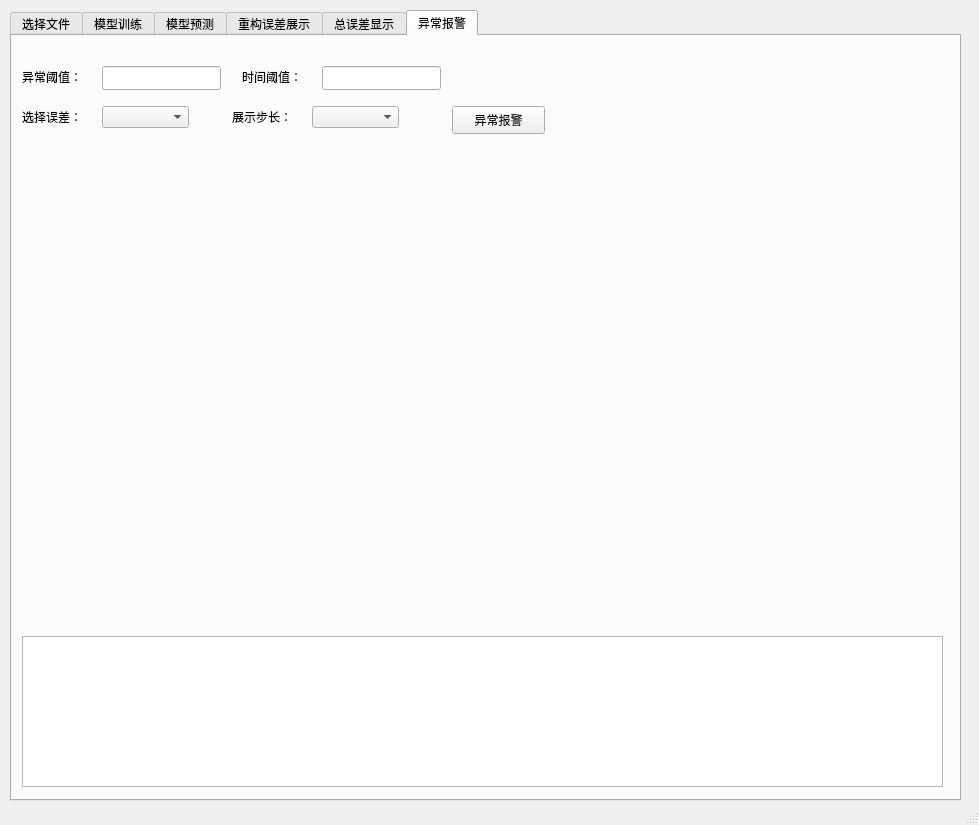
<?xml version="1.0" encoding="UTF-8"?>
<ui version="4.0">
 <class>MainWindow</class>
 <widget class="QMainWindow" name="MainWindow">
  <property name="geometry">
   <rect>
    <x>0</x>
    <y>0</y>
    <width>979</width>
    <height>825</height>
   </rect>
  </property>
  <property name="windowTitle">
   <string>MainWindow</string>
  </property>
  <widget class="QWidget" name="centralwidget">
   <widget class="QTabWidget" name="tabWidget">
    <property name="geometry">
     <rect>
      <x>10</x>
      <y>10</y>
      <width>951</width>
      <height>791</height>
     </rect>
    </property>
    <property name="currentIndex">
     <number>5</number>
    </property>
    <widget class="QWidget" name="tab_1">
     <attribute name="title">
      <string>选择文件</string>
     </attribute>
     <widget class="QPushButton" name="pushButton_csv">
      <property name="geometry">
       <rect>
        <x>10</x>
        <y>20</y>
        <width>93</width>
        <height>28</height>
       </rect>
      </property>
      <property name="text">
       <string>输入文件</string>
      </property>
     </widget>
     <widget class="QLabel" name="label">
      <property name="geometry">
       <rect>
        <x>121</x>
        <y>22</y>
        <width>801</width>
        <height>21</height>
       </rect>
      </property>
      <property name="text">
       <string/>
      </property>
     </widget>
     <widget class="QTableView" name="tableView">
      <property name="geometry">
       <rect>
        <x>10</x>
        <y>60</y>
        <width>931</width>
        <height>661</height>
       </rect>
      </property>
     </widget>
     <widget class="QPushButton" name="pushButton_choose">
      <property name="geometry">
       <rect>
        <x>10</x>
        <y>730</y>
        <width>131</width>
        <height>28</height>
       </rect>
      </property>
      <property name="text">
       <string>选择检测数据</string>
      </property>
     </widget>
     <widget class="QLabel" name="label_22">
      <property name="geometry">
       <rect>
        <x>150</x>
        <y>730</y>
        <width>781</width>
        <height>21</height>
       </rect>
      </property>
      <property name="text">
       <string/>
      </property>
     </widget>
    </widget>
    <widget class="QWidget" name="tab_2">
     <attribute name="title">
      <string>模型训练</string>
     </attribute>
     <widget class="QLabel" name="label_2">
      <property name="geometry">
       <rect>
        <x>10</x>
        <y>10</y>
        <width>72</width>
        <height>21</height>
       </rect>
      </property>
      <property name="text">
       <string>选择模型：</string>
      </property>
     </widget>
     <widget class="QPushButton" name="pushButton_pth">
      <property name="geometry">
       <rect>
        <x>0</x>
        <y>40</y>
        <width>181</width>
        <height>28</height>
       </rect>
      </property>
      <property name="text">
       <string>加载预训练参数</string>
      </property>
     </widget>
     <widget class="QWidget" name="verticalLayoutWidget">
      <property name="geometry">
       <rect>
        <x>80</x>
        <y>70</y>
        <width>111</width>
        <height>101</height>
       </rect>
      </property>
      <layout class="QVBoxLayout" name="verticalLayout">
       <item>
        <widget class="QLineEdit" name="lineEdit_trainstarttime"/>
       </item>
       <item>
        <widget class="QLineEdit" name="lineEdit_validstarttime"/>
       </item>
       <item>
        <widget class="QLineEdit" name="lineEdit_teststarttime"/>
       </item>
      </layout>
     </widget>
     <widget class="QWidget" name="verticalLayoutWidget_2">
      <property name="geometry">
       <rect>
        <x>190</x>
        <y>70</y>
        <width>21</width>
        <height>101</height>
       </rect>
      </property>
      <layout class="QVBoxLayout" name="verticalLayout_2">
       <item>
        <widget class="QLabel" name="label_12">
         <property name="text">
          <string>--</string>
         </property>
        </widget>
       </item>
       <item>
        <widget class="QLabel" name="label_11">
         <property name="text">
          <string>--</string>
         </property>
        </widget>
       </item>
       <item>
        <widget class="QLabel" name="label_10">
         <property name="text">
          <string>--</string>
         </property>
        </widget>
       </item>
      </layout>
     </widget>
     <widget class="QWidget" name="verticalLayoutWidget_3">
      <property name="geometry">
       <rect>
        <x>210</x>
        <y>70</y>
        <width>111</width>
        <height>101</height>
       </rect>
      </property>
      <layout class="QVBoxLayout" name="verticalLayout_3">
       <item>
        <widget class="QLineEdit" name="lineEdit_trainendtime"/>
       </item>
       <item>
        <widget class="QLineEdit" name="lineEdit_validendtime"/>
       </item>
       <item>
        <widget class="QLineEdit" name="lineEdit_testendtime"/>
       </item>
      </layout>
     </widget>
     <widget class="QPushButton" name="pushButton_showdataset">
      <property name="geometry">
       <rect>
        <x>0</x>
        <y>180</y>
        <width>181</width>
        <height>28</height>
       </rect>
      </property>
      <property name="text">
       <string>数据集划分展示</string>
      </property>
     </widget>
     <widget class="QLabel" name="label_6">
      <property name="geometry">
       <rect>
        <x>190</x>
        <y>10</y>
        <width>601</width>
        <height>16</height>
       </rect>
      </property>
      <property name="text">
       <string/>
      </property>
     </widget>
     <widget class="QWidget" name="verticalLayoutWidget_4">
      <property name="geometry">
       <rect>
        <x>340</x>
        <y>69</y>
        <width>111</width>
        <height>101</height>
       </rect>
      </property>
      <layout class="QVBoxLayout" name="verticalLayout_5">
       <item>
        <widget class="QLabel" name="label_7">
         <property name="text">
          <string>训练轮数：</string>
         </property>
        </widget>
       </item>
       <item>
        <widget class="QLabel" name="label_8">
         <property name="text">
          <string>batch_size：</string>
         </property>
        </widget>
       </item>
       <item>
        <widget class="QLabel" name="label_17">
         <property name="text">
          <string>选择损失函数：</string>
         </property>
        </widget>
       </item>
      </layout>
     </widget>
     <widget class="QWidget" name="verticalLayoutWidget_5">
      <property name="geometry">
       <rect>
        <x>460</x>
        <y>70</y>
        <width>121</width>
        <height>101</height>
       </rect>
      </property>
      <layout class="QVBoxLayout" name="verticalLayout_6">
       <item>
        <widget class="QLineEdit" name="lineEdit_epoch"/>
       </item>
       <item>
        <widget class="QLineEdit" name="lineEdit_batchsize"/>
       </item>
       <item>
        <widget class="QComboBox" name="comboBox_lossfc"/>
       </item>
      </layout>
     </widget>
     <widget class="QPushButton" name="pushButton_train">
      <property name="geometry">
       <rect>
        <x>0</x>
        <y>540</y>
        <width>181</width>
        <height>28</height>
       </rect>
      </property>
      <property name="text">
       <string>开始训练</string>
      </property>
     </widget>
     <widget class="QPlainTextEdit" name="plainTextEdit">
      <property name="geometry">
       <rect>
        <x>10</x>
        <y>580</y>
        <width>921</width>
        <height>151</height>
       </rect>
      </property>
      <property name="plainText">
       <string/>
      </property>
     </widget>
     <widget class="QWidget" name="verticalLayoutWidget_8">
      <property name="geometry">
       <rect>
        <x>10</x>
        <y>70</y>
        <width>77</width>
        <height>101</height>
       </rect>
      </property>
      <layout class="QVBoxLayout" name="verticalLayout_4">
       <item>
        <widget class="QLabel" name="label_3">
         <property name="text">
          <string>训练时间：</string>
         </property>
        </widget>
       </item>
       <item>
        <widget class="QLabel" name="label_4">
         <property name="text">
          <string>验证时间：</string>
         </property>
        </widget>
       </item>
       <item>
        <widget class="QLabel" name="label_5">
         <property name="text">
          <string>测试时间：</string>
         </property>
        </widget>
       </item>
      </layout>
     </widget>
     <widget class="QWidget" name="verticalLayoutWidget_9">
      <property name="geometry">
       <rect>
        <x>610</x>
        <y>70</y>
        <width>81</width>
        <height>101</height>
       </rect>
      </property>
      <layout class="QVBoxLayout" name="verticalLayout_9">
       <item>
        <widget class="QLabel" name="label_18">
         <property name="text">
          <string>输入步长：</string>
         </property>
        </widget>
       </item>
       <item>
        <widget class="QLabel" name="label_19">
         <property name="text">
          <string>预测步长：</string>
         </property>
        </widget>
       </item>
       <item>
        <widget class="QLabel" name="label_20">
         <property name="text">
          <string>重合步长：</string>
         </property>
        </widget>
       </item>
      </layout>
     </widget>
     <widget class="QWidget" name="verticalLayoutWidget_10">
      <property name="geometry">
       <rect>
        <x>700</x>
        <y>70</y>
        <width>111</width>
        <height>101</height>
       </rect>
      </property>
      <layout class="QVBoxLayout" name="verticalLayout_10">
       <item>
        <widget class="QLineEdit" name="lineEdit_inputlength"/>
       </item>
       <item>
        <widget class="QLineEdit" name="lineEdit_predlength"/>
       </item>
       <item>
        <widget class="QLineEdit" name="lineEdit_labellength"/>
       </item>
      </layout>
     </widget>
     <widget class="QComboBox" name="comboBox_model">
      <property name="geometry">
       <rect>
        <x>80</x>
        <y>10</y>
        <width>87</width>
        <height>22</height>
       </rect>
      </property>
     </widget>
     <widget class="QComboBox" name="comboBox_model_2">
      <property name="geometry">
       <rect>
        <x>190</x>
        <y>180</y>
        <width>87</width>
        <height>22</height>
       </rect>
      </property>
     </widget>
     <widget class="QLabel" name="label_21">
      <property name="geometry">
       <rect>
        <x>190</x>
        <y>40</y>
        <width>721</width>
        <height>21</height>
       </rect>
      </property>
      <property name="text">
       <string/>
      </property>
     </widget>
     <widget class="QLabel" name="label_dataset">
      <property name="geometry">
       <rect>
        <x>290</x>
        <y>180</y>
        <width>601</width>
        <height>16</height>
       </rect>
      </property>
      <property name="text">
       <string/>
      </property>
     </widget>
    </widget>
    <widget class="QWidget" name="tab_3">
     <attribute name="title">
      <string>模型预测</string>
     </attribute>
     <widget class="QPushButton" name="pushButton_pred">
      <property name="geometry">
       <rect>
        <x>0</x>
        <y>110</y>
        <width>93</width>
        <height>28</height>
       </rect>
      </property>
      <property name="text">
       <string>预测结果</string>
      </property>
     </widget>
     <widget class="QLabel" name="label_9">
      <property name="geometry">
       <rect>
        <x>10</x>
        <y>50</y>
        <width>72</width>
        <height>21</height>
       </rect>
      </property>
      <property name="text">
       <string>显示时间：</string>
      </property>
     </widget>
     <widget class="QWidget" name="gridLayoutWidget">
      <property name="geometry">
       <rect>
        <x>100</x>
        <y>20</y>
        <width>121</width>
        <height>80</height>
       </rect>
      </property>
      <layout class="QGridLayout" name="gridLayout">
       <item row="0" column="0">
        <widget class="QLineEdit" name="lineEdit_showstarttime"/>
       </item>
      </layout>
     </widget>
     <widget class="QWidget" name="verticalLayoutWidget_6">
      <property name="geometry">
       <rect>
        <x>220</x>
        <y>20</y>
        <width>21</width>
        <height>80</height>
       </rect>
      </property>
      <layout class="QVBoxLayout" name="verticalLayout_7">
       <item>
        <widget class="QLabel" name="label_13">
         <property name="text">
          <string>--</string>
         </property>
        </widget>
       </item>
      </layout>
     </widget>
     <widget class="QWidget" name="gridLayoutWidget_2">
      <property name="geometry">
       <rect>
        <x>240</x>
        <y>20</y>
        <width>121</width>
        <height>80</height>
       </rect>
      </property>
      <layout class="QGridLayout" name="gridLayout_2">
       <item row="0" column="0">
        <widget class="QLineEdit" name="lineEdit_showendtime"/>
       </item>
      </layout>
     </widget>
     <widget class="QComboBox" name="comboBox_pred">
      <property name="geometry">
       <rect>
        <x>100</x>
        <y>110</y>
        <width>87</width>
        <height>22</height>
       </rect>
      </property>
     </widget>
     <widget class="QLabel" name="label_pred_time">
      <property name="geometry">
       <rect>
        <x>370</x>
        <y>50</y>
        <width>541</width>
        <height>21</height>
       </rect>
      </property>
      <property name="text">
       <string/>
      </property>
     </widget>
     <widget class="QLabel" name="label_pred_show">
      <property name="geometry">
       <rect>
        <x>410</x>
        <y>110</y>
        <width>511</width>
        <height>21</height>
       </rect>
      </property>
      <property name="text">
       <string/>
      </property>
     </widget>
     <widget class="QLabel" name="label_pred_path">
      <property name="geometry">
       <rect>
        <x>100</x>
        <y>730</y>
        <width>721</width>
        <height>21</height>
       </rect>
      </property>
      <property name="text">
       <string/>
      </property>
     </widget>
     <widget class="QLabel" name="label_23">
      <property name="geometry">
       <rect>
        <x>200</x>
        <y>110</y>
        <width>72</width>
        <height>21</height>
       </rect>
      </property>
      <property name="text">
       <string>展示步长：</string>
      </property>
     </widget>
     <widget class="QComboBox" name="comboBox_stepshow">
      <property name="geometry">
       <rect>
        <x>260</x>
        <y>110</y>
        <width>87</width>
        <height>22</height>
       </rect>
      </property>
     </widget>
     <widget class="QLabel" name="label_26">
      <property name="geometry">
       <rect>
        <x>10</x>
        <y>730</y>
        <width>72</width>
        <height>21</height>
       </rect>
      </property>
      <property name="text">
       <string>模型路径：</string>
      </property>
     </widget>
    </widget>
    <widget class="QWidget" name="tab_4">
     <attribute name="title">
      <string>重构误差展示</string>
     </attribute>
     <widget class="QPushButton" name="pushButton_pred_2">
      <property name="geometry">
       <rect>
        <x>0</x>
        <y>110</y>
        <width>93</width>
        <height>28</height>
       </rect>
      </property>
      <property name="text">
       <string>预测结果</string>
      </property>
     </widget>
     <widget class="QWidget" name="gridLayoutWidget_3">
      <property name="geometry">
       <rect>
        <x>240</x>
        <y>20</y>
        <width>121</width>
        <height>80</height>
       </rect>
      </property>
      <layout class="QGridLayout" name="gridLayout_3">
       <item row="0" column="0">
        <widget class="QLineEdit" name="lineEdit_errorshowendtime"/>
       </item>
      </layout>
     </widget>
     <widget class="QLabel" name="label_14">
      <property name="geometry">
       <rect>
        <x>10</x>
        <y>50</y>
        <width>72</width>
        <height>21</height>
       </rect>
      </property>
      <property name="text">
       <string>显示时间：</string>
      </property>
     </widget>
     <widget class="QWidget" name="gridLayoutWidget_4">
      <property name="geometry">
       <rect>
        <x>100</x>
        <y>20</y>
        <width>121</width>
        <height>80</height>
       </rect>
      </property>
      <layout class="QGridLayout" name="gridLayout_4">
       <item row="0" column="0">
        <widget class="QLineEdit" name="lineEdit_errorshowstarttime"/>
       </item>
      </layout>
     </widget>
     <widget class="QWidget" name="verticalLayoutWidget_7">
      <property name="geometry">
       <rect>
        <x>220</x>
        <y>20</y>
        <width>21</width>
        <height>80</height>
       </rect>
      </property>
      <layout class="QVBoxLayout" name="verticalLayout_8">
       <item>
        <widget class="QLabel" name="label_15">
         <property name="text">
          <string>--</string>
         </property>
        </widget>
       </item>
      </layout>
     </widget>
     <widget class="QComboBox" name="comboBox_error">
      <property name="geometry">
       <rect>
        <x>520</x>
        <y>50</y>
        <width>87</width>
        <height>22</height>
       </rect>
      </property>
     </widget>
     <widget class="QLabel" name="label_16">
      <property name="geometry">
       <rect>
        <x>440</x>
        <y>50</y>
        <width>72</width>
        <height>21</height>
       </rect>
      </property>
      <property name="text">
       <string>选择误差：</string>
      </property>
     </widget>
     <widget class="QComboBox" name="comboBox_errorshow">
      <property name="geometry">
       <rect>
        <x>100</x>
        <y>110</y>
        <width>87</width>
        <height>22</height>
       </rect>
      </property>
     </widget>
     <widget class="QLabel" name="label_24">
      <property name="geometry">
       <rect>
        <x>200</x>
        <y>110</y>
        <width>72</width>
        <height>21</height>
       </rect>
      </property>
      <property name="text">
       <string>展示步长：</string>
      </property>
     </widget>
     <widget class="QComboBox" name="comboBox_stepshow_2">
      <property name="geometry">
       <rect>
        <x>260</x>
        <y>110</y>
        <width>87</width>
        <height>22</height>
       </rect>
      </property>
     </widget>
     <widget class="QLabel" name="label_25">
      <property name="geometry">
       <rect>
        <x>360</x>
        <y>110</y>
        <width>81</width>
        <height>21</height>
       </rect>
      </property>
      <property name="text">
       <string>异常阈值：</string>
      </property>
     </widget>
     <widget class="QLineEdit" name="lineEdit_threshold">
      <property name="geometry">
       <rect>
        <x>420</x>
        <y>110</y>
        <width>81</width>
        <height>20</height>
       </rect>
      </property>
     </widget>
     <widget class="QLabel" name="label_thresholderror">
      <property name="geometry">
       <rect>
        <x>510</x>
        <y>110</y>
        <width>281</width>
        <height>21</height>
       </rect>
      </property>
      <property name="text">
       <string/>
      </property>
     </widget>
    </widget>
    <widget class="QWidget" name="tab_5">
     <attribute name="title">
      <string>总误差显示</string>
     </attribute>
     <widget class="QPushButton" name="pushButton_allerror">
      <property name="geometry">
       <rect>
        <x>9</x>
        <y>112</y>
        <width>93</width>
        <height>28</height>
       </rect>
      </property>
      <property name="text">
       <string>预测结果</string>
      </property>
     </widget>
     <widget class="QLabel" name="label_27">
      <property name="geometry">
       <rect>
        <x>19</x>
        <y>52</y>
        <width>72</width>
        <height>21</height>
       </rect>
      </property>
      <property name="text">
       <string>显示时间：</string>
      </property>
     </widget>
     <widget class="QComboBox" name="comboBox_allerror">
      <property name="geometry">
       <rect>
        <x>460</x>
        <y>50</y>
        <width>87</width>
        <height>22</height>
       </rect>
      </property>
     </widget>
     <widget class="QLabel" name="label_29">
      <property name="geometry">
       <rect>
        <x>380</x>
        <y>50</y>
        <width>72</width>
        <height>21</height>
       </rect>
      </property>
      <property name="text">
       <string>选择误差：</string>
      </property>
     </widget>
     <widget class="QComboBox" name="comboBox_stepshow_3">
      <property name="geometry">
       <rect>
        <x>200</x>
        <y>120</y>
        <width>87</width>
        <height>22</height>
       </rect>
      </property>
     </widget>
     <widget class="QLabel" name="label_30">
      <property name="geometry">
       <rect>
        <x>120</x>
        <y>120</y>
        <width>72</width>
        <height>21</height>
       </rect>
      </property>
      <property name="text">
       <string>展示步长：</string>
      </property>
     </widget>
     <widget class="QLabel" name="label_31">
      <property name="geometry">
       <rect>
        <x>300</x>
        <y>120</y>
        <width>81</width>
        <height>21</height>
       </rect>
      </property>
      <property name="text">
       <string>异常阈值：</string>
      </property>
     </widget>
     <widget class="QLineEdit" name="lineEdit_allerrorthreshold">
      <property name="geometry">
       <rect>
        <x>370</x>
        <y>120</y>
        <width>81</width>
        <height>20</height>
       </rect>
      </property>
     </widget>
     <widget class="QLineEdit" name="lineEdit_allerrorshowstarttime">
      <property name="geometry">
       <rect>
        <x>100</x>
        <y>50</y>
        <width>119</width>
        <height>24</height>
       </rect>
      </property>
     </widget>
     <widget class="QLabel" name="label_28">
      <property name="geometry">
       <rect>
        <x>220</x>
        <y>20</y>
        <width>19</width>
        <height>78</height>
       </rect>
      </property>
      <property name="text">
       <string>--</string>
      </property>
     </widget>
     <widget class="QLineEdit" name="lineEdit_allerrorshowendtime">
      <property name="geometry">
       <rect>
        <x>240</x>
        <y>50</y>
        <width>119</width>
        <height>24</height>
       </rect>
      </property>
     </widget>
     <widget class="QLabel" name="label_thresholdallerror">
      <property name="geometry">
       <rect>
        <x>470</x>
        <y>120</y>
        <width>281</width>
        <height>21</height>
       </rect>
      </property>
      <property name="text">
       <string/>
      </property>
     </widget>
    </widget>
    <widget class="QWidget" name="tab_6">
     <attribute name="title">
      <string>异常报警</string>
     </attribute>
     <widget class="QLabel" name="label_32">
      <property name="geometry">
       <rect>
        <x>10</x>
        <y>30</y>
        <width>72</width>
        <height>21</height>
       </rect>
      </property>
      <property name="text">
       <string>异常阈值：</string>
      </property>
     </widget>
     <widget class="QLineEdit" name="lineEdit_alarm">
      <property name="geometry">
       <rect>
        <x>90</x>
        <y>30</y>
        <width>119</width>
        <height>24</height>
       </rect>
      </property>
     </widget>
     <widget class="QLabel" name="label_33">
      <property name="geometry">
       <rect>
        <x>230</x>
        <y>30</y>
        <width>72</width>
        <height>21</height>
       </rect>
      </property>
      <property name="text">
       <string>时间阈值：</string>
      </property>
     </widget>
     <widget class="QLineEdit" name="lineEdit_alarm_time">
      <property name="geometry">
       <rect>
        <x>310</x>
        <y>30</y>
        <width>119</width>
        <height>24</height>
       </rect>
      </property>
     </widget>
     <widget class="QPlainTextEdit" name="plainTextEdit_alarm">
      <property name="geometry">
       <rect>
        <x>10</x>
        <y>600</y>
        <width>921</width>
        <height>151</height>
       </rect>
      </property>
      <property name="plainText">
       <string/>
      </property>
     </widget>
     <widget class="QPushButton" name="pushButton_alarm">
      <property name="geometry">
       <rect>
        <x>440</x>
        <y>70</y>
        <width>93</width>
        <height>28</height>
       </rect>
      </property>
      <property name="text">
       <string>异常报警</string>
      </property>
     </widget>
     <widget class="QLabel" name="label_alarm">
      <property name="geometry">
       <rect>
        <x>460</x>
        <y>30</y>
        <width>441</width>
        <height>21</height>
       </rect>
      </property>
      <property name="text">
       <string/>
      </property>
     </widget>
     <widget class="QLabel" name="label_34">
      <property name="geometry">
       <rect>
        <x>10</x>
        <y>70</y>
        <width>72</width>
        <height>21</height>
       </rect>
      </property>
      <property name="text">
       <string>选择误差：</string>
      </property>
     </widget>
     <widget class="QComboBox" name="comboBox_alarm">
      <property name="geometry">
       <rect>
        <x>90</x>
        <y>70</y>
        <width>87</width>
        <height>22</height>
       </rect>
      </property>
     </widget>
     <widget class="QComboBox" name="comboBox_alarm_stepshow">
      <property name="geometry">
       <rect>
        <x>300</x>
        <y>70</y>
        <width>87</width>
        <height>22</height>
       </rect>
      </property>
     </widget>
     <widget class="QLabel" name="label_35">
      <property name="geometry">
       <rect>
        <x>220</x>
        <y>70</y>
        <width>72</width>
        <height>21</height>
       </rect>
      </property>
      <property name="text">
       <string>展示步长：</string>
      </property>
     </widget>
    </widget>
   </widget>
  </widget>
  <widget class="QStatusBar" name="statusbar"/>
 </widget>
 <tabstops>
  <tabstop>tabWidget</tabstop>
  <tabstop>pushButton_csv</tabstop>
  <tabstop>comboBox_model</tabstop>
  <tabstop>pushButton_pth</tabstop>
  <tabstop>lineEdit_trainstarttime</tabstop>
  <tabstop>lineEdit_trainendtime</tabstop>
  <tabstop>lineEdit_validstarttime</tabstop>
  <tabstop>lineEdit_validendtime</tabstop>
  <tabstop>lineEdit_teststarttime</tabstop>
  <tabstop>lineEdit_testendtime</tabstop>
  <tabstop>lineEdit_epoch</tabstop>
  <tabstop>lineEdit_batchsize</tabstop>
  <tabstop>comboBox_lossfc</tabstop>
  <tabstop>lineEdit_inputlength</tabstop>
  <tabstop>lineEdit_predlength</tabstop>
  <tabstop>lineEdit_labellength</tabstop>
  <tabstop>pushButton_showdataset</tabstop>
  <tabstop>pushButton_train</tabstop>
  <tabstop>plainTextEdit</tabstop>
  <tabstop>lineEdit_showstarttime</tabstop>
  <tabstop>lineEdit_showendtime</tabstop>
  <tabstop>pushButton_pred</tabstop>
  <tabstop>lineEdit_errorshowstarttime</tabstop>
  <tabstop>lineEdit_errorshowendtime</tabstop>
  <tabstop>comboBox_error</tabstop>
  <tabstop>pushButton_pred_2</tabstop>
 </tabstops>
 <resources/>
 <connections/>
</ui>
